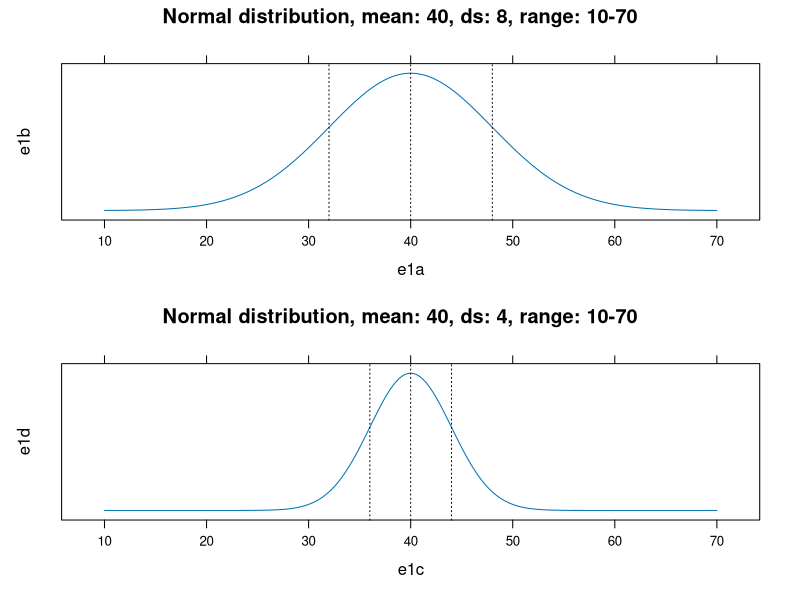
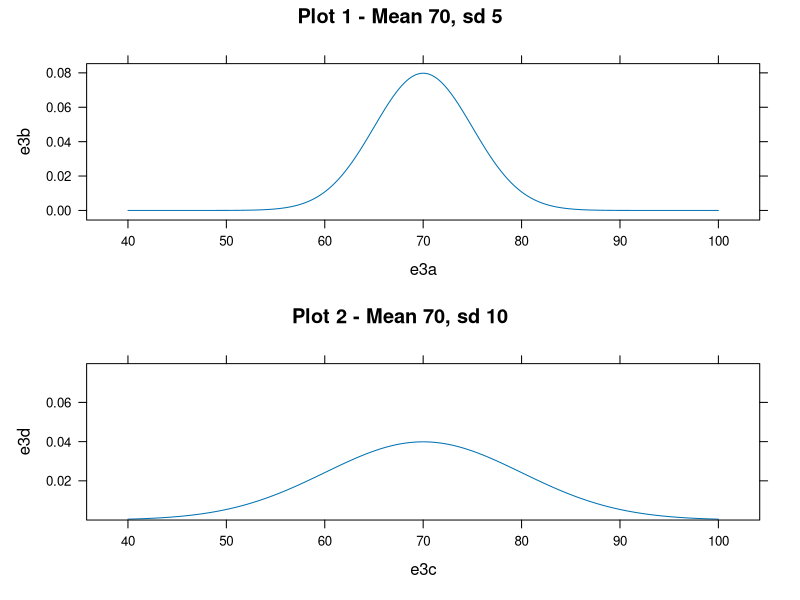
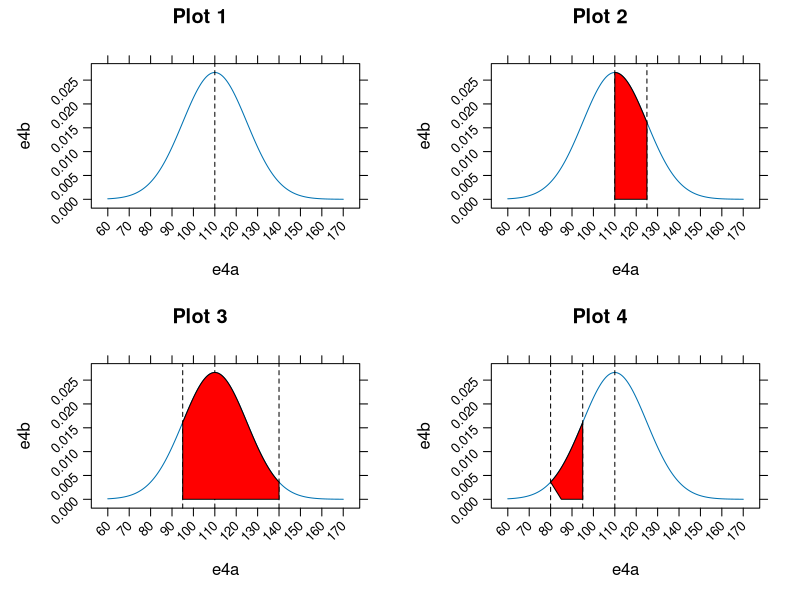
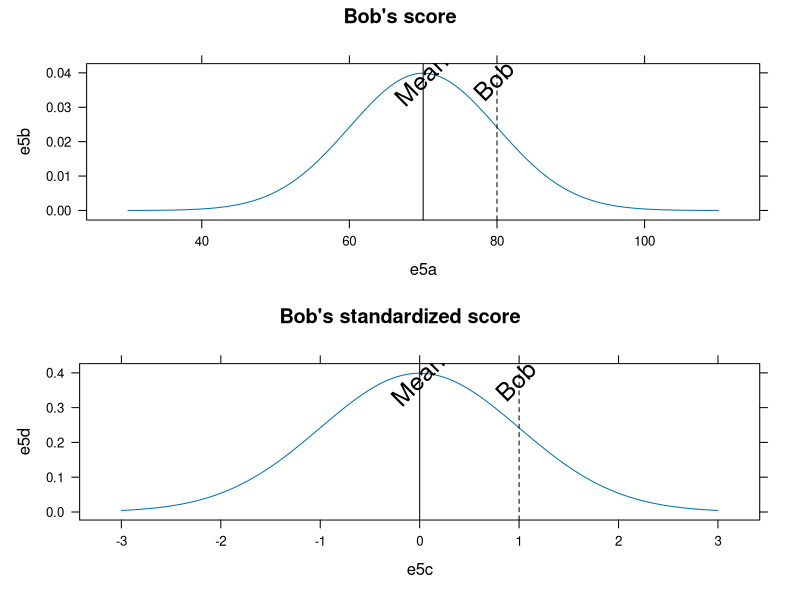
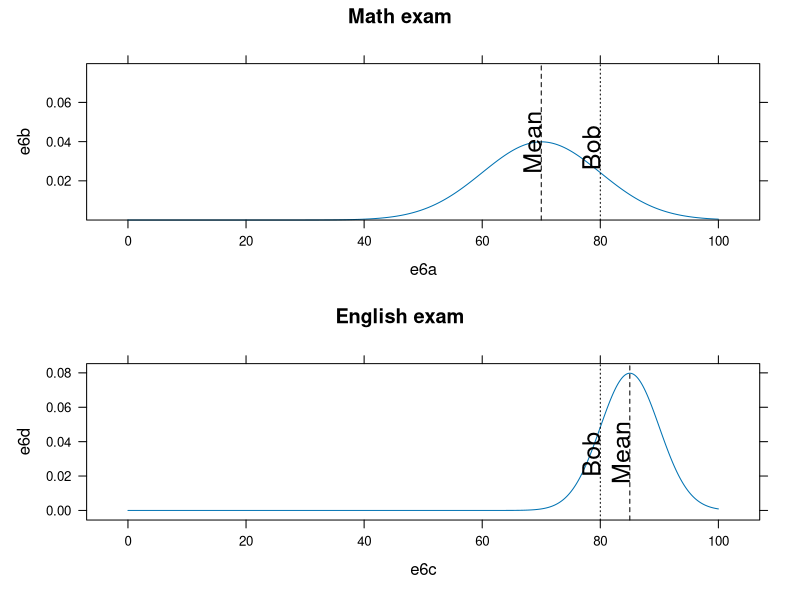
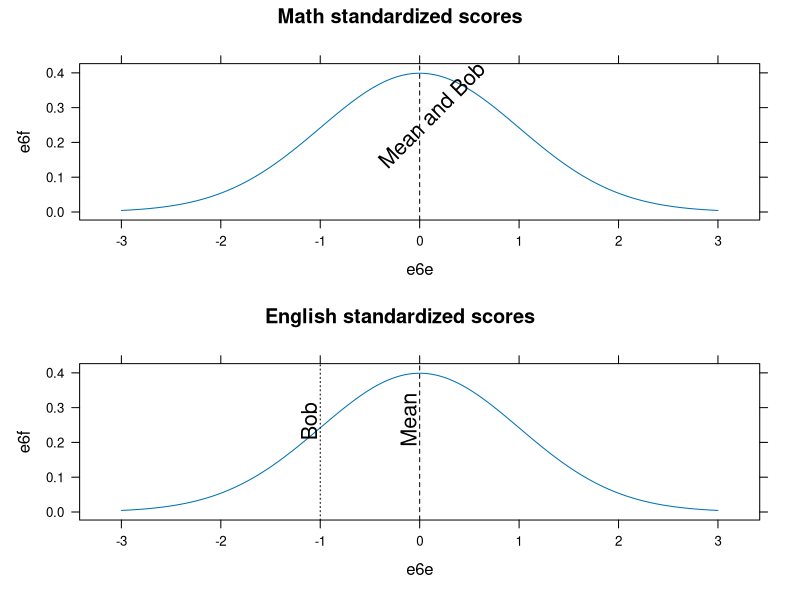
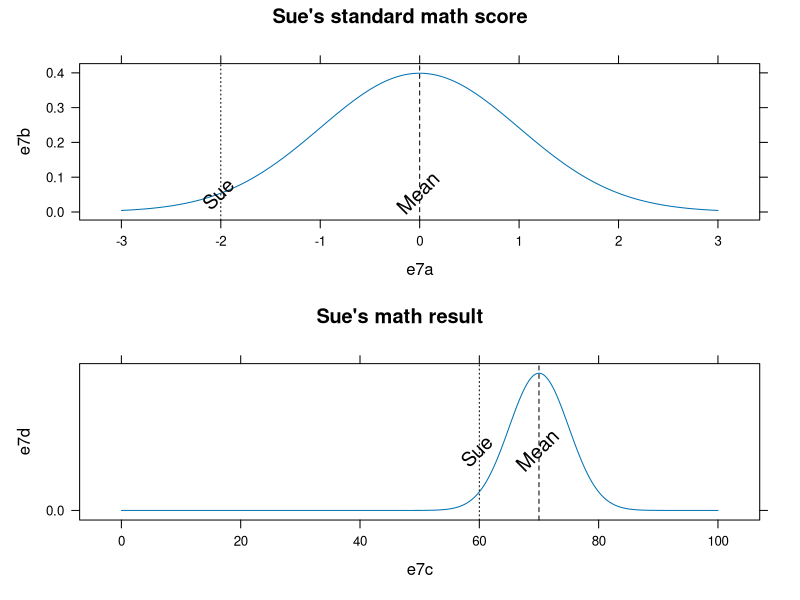

Source code (R) for these figures, in order:
## ---- chunk 1
knitr::opts_chunk$set(cache=TRUE, warning=FALSE, message=FALSE, fig.width=12)
## ---- chunk 2
library(lattice)
library(knitr)
## ---- chunk 3

set.seed(123)
e1a <- seq(10, 70,length = 10000)
e1b <- dnorm(e1a, mean = 40, sd = 8)
## ---- chunk 4
plote1 <- xyplot(e1b ~ e1a,
       type = "l",
       horizontal = FALSE,
       scales = list(y = list(at = NULL)),
       main = "Normal distribution, mean: 40, ds: 8, range: 10-70",
       panel = function(x, ...) {
               panel.xyplot(x, ...)
               vlines <- c(32, 40, 48)
               panel.abline( v = vlines, lty = 3)
       })
## ---- chunk 5
set.seed(123)
e1c <- seq(10, 70,length = 10000)
e1d <- dnorm(e1c, mean = 40, sd = 4)
## ---- chunk 6
plote2 <- xyplot(e1d ~ e1c,
       type = "l",
       horizontal = FALSE,
       scales = list(y = list(at = NULL)),
       main = "Normal distribution, mean: 40, ds: 4, range: 10-70",
       panel = function(x, ...) {
               panel.xyplot(x, ...)
               vlines <- c(36, 40, 44)
               panel.abline( v = vlines, lty = 3)
       })

## position: (a, b, c, d) b: height from the top; d: height from the bottom

print(plote1, position=c(0, .5, 1, 1), more=TRUE)
print(plote2, position=c(0, 0, 1, .5))
## ---- chunk 7
e3a <- seq(40, 100, length = 1000)
e3b <- dnorm(e3a, 70, 5)
plot_e3a <- xyplot(e3b ~ e3a,
                   type = "l",
                   main = "Plot 1 - Mean 70, sd 5")

e3c <- seq(40, 100, length = 1000)
e3d <- dnorm(e3a, 70, 10)
plot_e3b <- xyplot(e3d ~ e3c,
                   type = "l",
                   main = "Plot 2 - Mean 70, sd 10",
                   ylim = range(e3b))
                   

print(plot_e3a, position = c(0, .5, 1, 1), more = TRUE)
print(plot_e3b, position = c(0, 0, 1, 0.5))
## ---- chunk 8
e4a <- seq(60, 170, length = 10000)
e4b <- dnorm(e4a, 110, 15)

plot_e4a <- xyplot(e4b ~ e4a,
       type = "l",
       main = "Plot 1",
       scales = list(x = list(at = seq(60, 170, 10)), rot = 45),
       panel = function(x, ...){
               panel.xyplot(x, ...)
               panel.abline(v = 110, lty = 2)
       })

plot_e4b <- xyplot(e4b ~ e4a,
       type = "l",
       main = "Plot 2",
       scales = list(x = list(at = seq(60, 170, 10)), rot = 45),
       panel = function(x,y, ...){
               panel.xyplot(x,y, ...)
               panel.abline( v = c(110, 125), lty = 2)
               
               xx <- c(110, x[x>=110 & x<=125], 125) 
               yy <- c(0,   y[x>=110 & x<=125], 0) 
               panel.polygon(xx,yy, ..., col='red')
       })

plot_e4c <- xyplot(e4b ~ e4a,
       type = "l",
       main = "Plot 3",
       scales = list(x = list(at = seq(60, 170, 10)), rot = 45),
       panel = function(x,y, ...){
               panel.xyplot(x,y, ...)
               panel.abline( v = c(95, 110, 140), lty = 2)
               
               xx <- c(95, x[x>=95 & x<=140], 140) 
               yy <- c(0,   y[x>=95 & x<=140], 0) 
               panel.polygon(xx,yy, ..., col='red')
       })

plot_e4d <- xyplot(e4b ~ e4a,
       type = "l",
       main = "Plot 4",
       scales = list(x = list(at = seq(60, 170, 10)), rot = 45),
       panel = function(x,y, ...){
               panel.xyplot(x,y, ...)
               panel.abline( v = c(80, 95, 110), lty = 2)
               
               xx <- c(85, x[x>=80 & x<=95], 95) 
               yy <- c(0,   y[x>=80 & x<=95], 0) 
               panel.polygon(xx,yy, ..., col='red')
       })

print(plot_e4a, split = c(1, 1, 2, 2), more = TRUE)
print(plot_e4b, split = c(2, 1, 2, 2), more = TRUE)
print(plot_e4c, split = c(1, 2, 2, 2), more = TRUE)
print(plot_e4d, split = c(2, 2, 2, 2), more = FALSE)

## ---- chunk 9
e5a <- seq(30, 110, length = 1000)
e5b <- dnorm(e5a, 70, 10)

e5c <- seq(-3, 3, length = 1000)
e5d <- dnorm(e5c, mean = 0, sd = 1)

# Bob's Z-score:
(80 - 70)/10
## ---- chunk 10

plot_e5a <- xyplot(e5b ~ e5a, 
                  type = "l",
                  main = "Bob's score",
                  panel = function(x, ...){
                          panel.xyplot(x, ...)
                          panel.abline(v = c(70, 80), lty = c(1, 2))
                          panel.text(lab = c("Mean", "Bob"), x = c(70, 80), y = 0.035, 
                adj = c(0.4, 0), cex = 1.5, srt = 45)
                  })


plot_e5b <- xyplot(e5d ~ e5c, 
                  type = "l",
                  main = "Bob's standardized score",
                  panel = function(x, ...){
                          panel.xyplot(x, ...)
                          panel.abline(v = c(0, 1), lty = c(1, 2))
                          panel.text(lab = c("Mean", "Bob"), x = c(0, 1), y = 0.35, 
                adj = c(0.4, 0), cex = 1.5, srt = 45)
                  })

print(plot_e5a, split = c(1, 1, 1, 2), more = TRUE)
print(plot_e5b, split = c(1, 2, 1, 2), more = FALSE)
dev.off()
## ---- chunk 11
e6a <- seq(0, 100, length = 1000)
e6b <- dnorm(e6a, mean = 70, sd = 10)

e6c <- seq(0, 100, length = 1000)
e6d <- dnorm(e6c, mean = 85, sd = 5)
## ---- chunk 12
plot_e6a <- xyplot(e6b ~ e6a,
                   type = "l",
                   main = "Math exam",
                   ylim = range(range(e6d)),
                   panel = function(x, ...){
                           panel.xyplot(x, ...)
                           panel.abline(v = c(70, 80), lty = c(2, 3))
                           panel.text(lab = c("Mean", "Bob"), x = c(70, 80), y = 0.03, 
                adj = c(0.2, 0), cex = 1.5, srt = 90)
                           })

plot_e6b <- xyplot(e6d ~ e6c,
                   type = "l",
                   main = "English exam",
                   panel = function(x, ...){
                           panel.xyplot(x, ...)
                           panel.abline(v = c(85, 80), lty = c(2, 3))
                           panel.text(lab = c("Mean", "Bob"), x = c(85, 80), y = 0.03, 
                adj = c(0.4, 0), cex = 1.5, srt = 90)
                           })
print(plot_e6a, split = c(1, 1, 1, 2), more = TRUE)
print(plot_e6b, split = c(1, 2, 1, 2), more = FALSE)
## ---- chunk 13
e6e <- seq(-3, 3, length = 1000)
e6f <- dnorm(e6e, 0, 1)

plot_e6c <- xyplot(e6f ~ e6e, 
                   type = "l",
                   main = "Math standardized scores",
                   panel = function(x, ...){
                           panel.xyplot(x, ...)
                           panel.abline(v = 0, lty = 2)
                           panel.text(lab = "Mean and Bob", x = 0, y = 0.2, adj = c(0.3, -0.2), cex = 1.3, srt = 45)
                   })

plot_e6d <- xyplot(e6f ~ e6e, 
                   type = "l",
                   main = "English standardized scores",
                   panel = function(x, ...){
                           panel.xyplot(x, ...)
                           panel.abline(v = c(0, -1), lty = c(2, 3))
                           panel.text(lab = c("Mean", "Bob"), x = c(0, -1 ), y = 0.25, adj = c(0.4, -0.2), cex = 1.3, srt = 90)
                   })

print(plot_e6c, split = c(1, 1, 1, 2), more = TRUE)
print(plot_e6d, split = c(1, 2, 1, 2), more = FALSE)
## ---- chunk 14
e7a <- seq(-3, 3, length = 1000)
e7b <- dnorm(e7a, 0, 1)
e7c <- seq(0, 100, length = 1000)
e7d <- dnorm(e7c, 70, 5)

plot_e7a <- xyplot(e7b ~ e7a,
                   type = "l",
                   main = "Sue's standard math score",
                   panel = function(x, ...){
                           panel.xyplot(x, ...)
                           panel.abline(v = c(0, -2), lty = c(2, 3))
                           panel.text(lab = c("Mean", "Sue"), x = c(0, -2), y = 0.03, adj = c(0.4, 0), cex = 1.2, srt = 45)
                   })

plot_e7b <- xyplot(e7d ~ e7c,
                   type = "l",
                   main = "Sue's math result",
                   scales = list(y = list(at = seq(0, 0.4, 0.1))),
                   panel = function(x, ...){
                           panel.xyplot(x, ...)
                           panel.abline(v = c(70, 60), lty = c(2, 3))
                           panel.text(lab = c("Mean", "Sue"), x = c(70, 60), y = 0.03, adj = c(0.4, 0), cex = 1.2, srt = 45)
                   })

print(plot_e7a, split = c(1, 1, 1, 2), more = TRUE)
print(plot_e7b, split = c(1, 2, 1, 2), more = FALSE)
